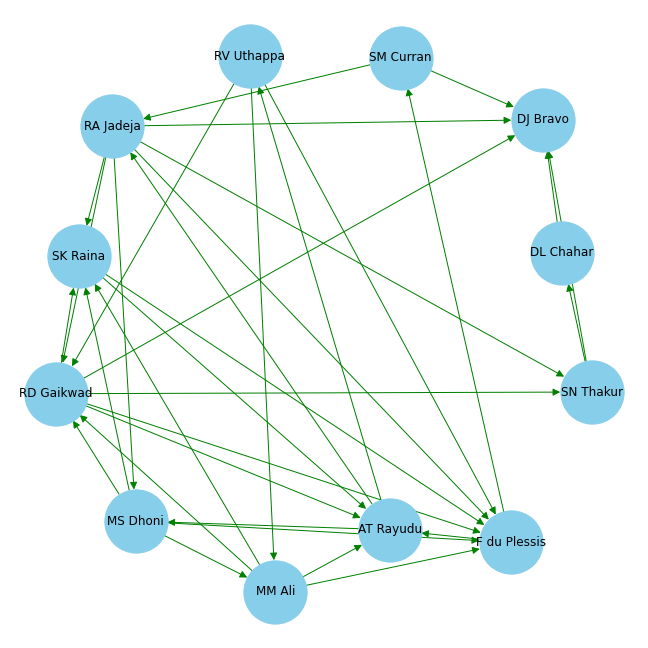
#> input picture graphs /csk/CSK_Directed.png, 648 x 648 px, found by its file name
$ jupyter execute --allow-errors Final_Comparison.ipynb   (shell and % lines are left out)
#> lines starting #> are read from the running program, lines starting #| are printed output that depends on the picture
[cell 1]
import pandas as pd
from numpy import median
import numpy as np

#> (a cell that did not finish here is left out)

[cell 3]
import matplotlib.pyplot as plt
import cv2 as cv
rows = 1
columns = 4
fig = plt.figure(figsize=(30, 9))
CSK = cv.imread('./Graphs/CSK/CSK_Directed.png')
#> CSK is the input picture: shape (648, 648, 3); mean B, G, R 246, 246.5, 237.2
DC = cv.imread('./Graphs/DC/DC_Directed.png')
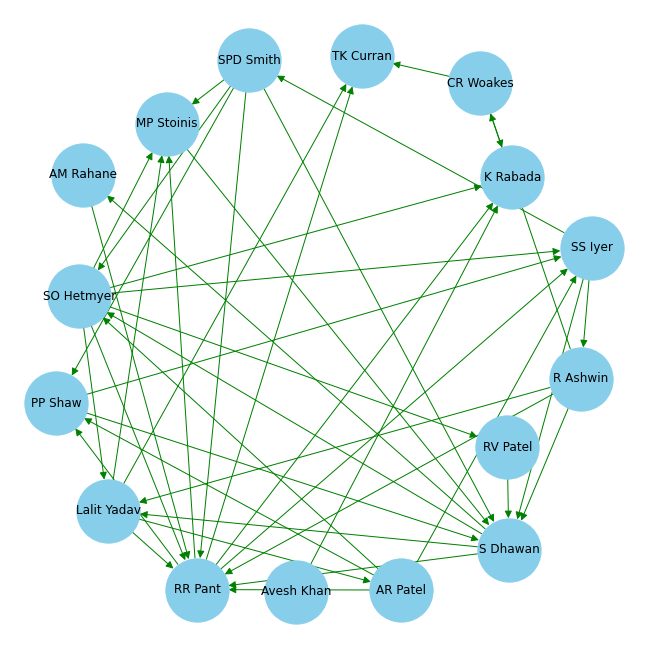
#> input picture graphs /dc/DC_Directed.png, 648 x 648 px, found by its file name
#> DC is the input picture: shape (648, 648, 3); mean B, G, R 243, 243.7, 231.3
RCB = cv.imread('./Graphs/RCB/RCB_Directed.png')
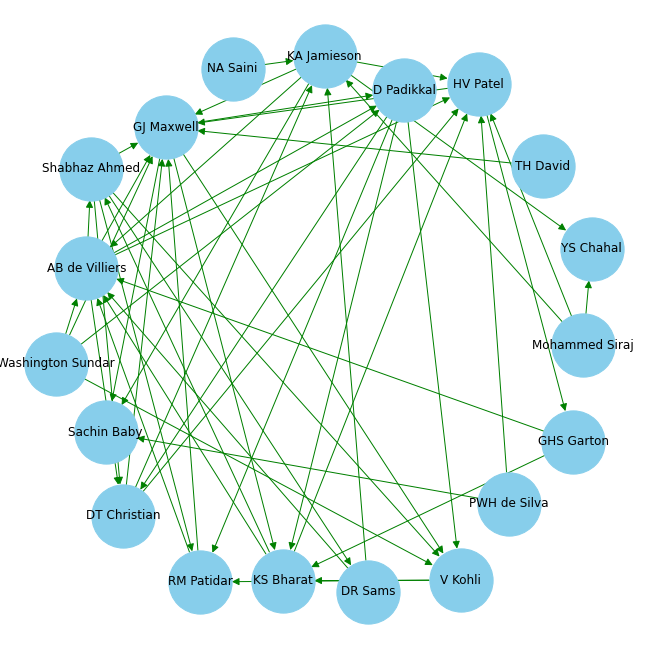
#> input picture graphs /rcb/RCB_Directed.png, 648 x 648 px, found by its file name
#> RCB is the input picture: shape (648, 648, 3); mean B, G, R 241.1, 241.5, 227.1
KKR = cv.imread('./Graphs/KKR/KKR_Directed.png')
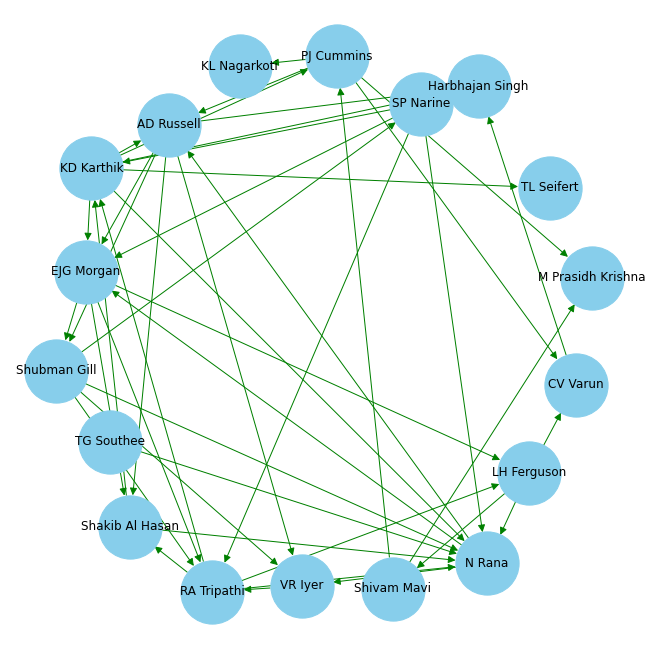
#> input picture graphs /kkr/KKR_Directed.png, 648 x 648 px, found by its file name
#> KKR is the input picture: shape (648, 648, 3); mean B, G, R 243.6, 243.1, 230.4

fig.add_subplot(rows, columns, 1)
plt.axis('off')
plt.title("CSK_Directed")
CSK=cv.cvtColor(CSK, cv.COLOR_BGR2RGB)
plt.imshow(CSK)


fig.add_subplot(rows, columns, 2)
plt.axis('off')
plt.title("DC_Directed")
DC=cv.cvtColor(DC, cv.COLOR_BGR2RGB)
plt.imshow(DC)


fig.add_subplot(rows, columns, 3)
plt.axis('off')
plt.title("KKR_Directed")
KKR=cv.cvtColor(KKR, cv.COLOR_BGR2RGB)
plt.imshow(KKR)


fig.add_subplot(rows, columns, 4)
plt.axis('off')
RCB=cv.cvtColor(RCB, cv.COLOR_BGR2RGB)
plt.title("RCB_Directed")
plt.imshow(RCB)

plt.show()
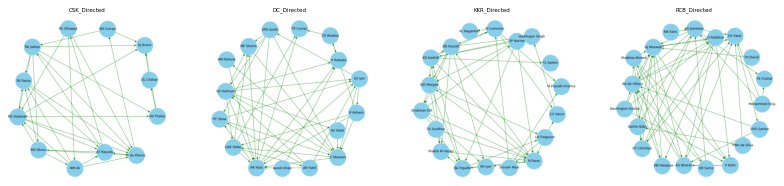
#> figure drawn by matplotlib, 4 panels

[cell 4]
import matplotlib.pyplot as plt
import cv2 as cv
rows = 1
columns = 4
fig = plt.figure(figsize=(30, 9))
CSK = cv.imread('./Graphs/CSK/CSK_UnDirected.png')
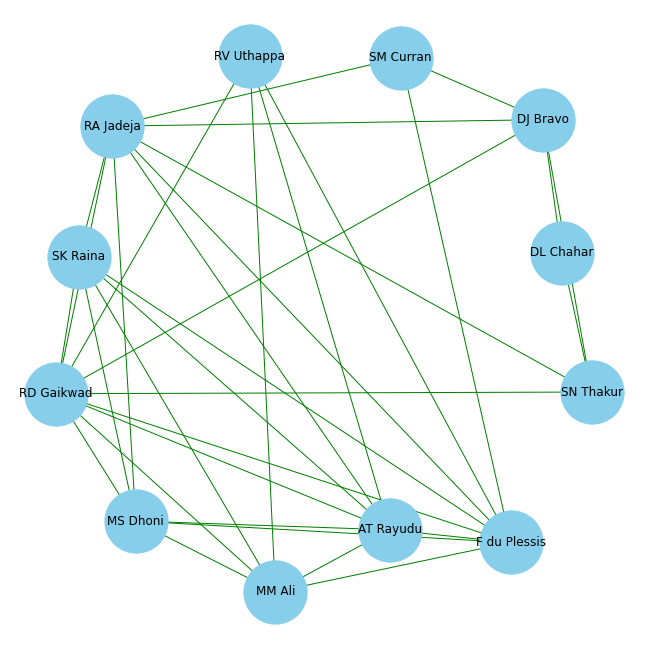
#> input picture graphs /csk/CSK_UnDirected.png, 648 x 648 px, found by its file name
#> CSK is the input picture: shape (648, 648, 3); mean B, G, R 246.4, 246.7, 237.6
DC = cv.imread('./Graphs/DC/DC_UnDirected.png')
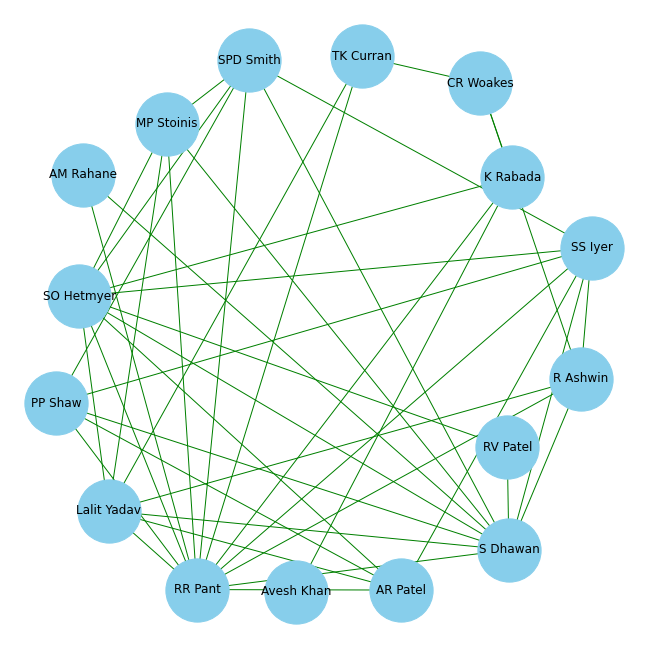
#> input picture graphs /dc/DC_UnDirected.png, 648 x 648 px, found by its file name
#> DC is the input picture: shape (648, 648, 3); mean B, G, R 243.6, 243.9, 231.8
RCB = cv.imread('./Graphs/RCB/RCB_UnDirected.png')
KKR = cv.imread('./Graphs/KKR/KKR_UnDirected.png')

fig.add_subplot(rows, columns, 1)
plt.axis('off')
CSK=cv.cvtColor(CSK, cv.COLOR_BGR2RGB)
plt.title("CSK_UnDirected")
plt.imshow(CSK)


fig.add_subplot(rows, columns, 2)
plt.axis('off')
DC=cv.cvtColor(DC, cv.COLOR_BGR2RGB)
plt.title("DC_UnDirected")
plt.imshow(DC)


fig.add_subplot(rows, columns, 3)
plt.axis('off')
#> (the rest of this cell did not finish here and is left out)
